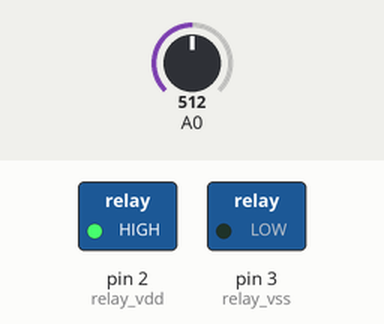
Simulated run of this sketch. Board: Arduino Uno, built with avr-gcc and run on an emulated ATmega328P. Parts: switched loads named in the sketch (green lamp = pin HIGH). Inputs (shaded band) come from the test bench; at power-on: A0 = 512. What the sketch prints to the serial monitor is not drawn.

Above: at 0.1 s.
Timing chart, 0 to 1.6 s (numbered marks = the images above):
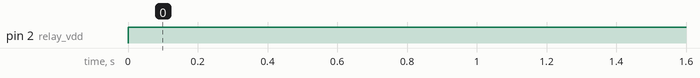

Measured:
- by itself, pin 2 (relay_vdd): LOW → HIGH at 0.00 s

The sketch:

conditional_if_from_analog_input_v3.ino
```cpp
// the setup routine runs once when you press reset:

int relay_vdd = 2;       // pin that the LED is attached to
int relay_vss = 3;   // an arbitrary threshold level that's in the range of the analog input
int switch_maxon_open = 8;
int switch_maxon_close = 9;


void setup() {
  pinMode(relay_vdd, OUTPUT);
  pinMode(relay_vss, OUTPUT);

  // initialize serial communication at 9600 bits per second:
  Serial.begin(9600);


}

// the loop routine runs over and over again forever:
void loop() {
  // read the input on analog pin 0:

  int sensorValue = analogRead(A0);
  // Convert the analog reading (which goes from 0 - 1023) to a voltage (0 - 5V):
  float voltage = sensorValue * (5.0 / 1023.0);

    digitalWrite(relay_vdd, HIGH);   // sets the LED on
    digitalWrite(relay_vss, LOW);   // sets the LED on


  if (voltage  > 3.1 && voltage < 4){
     digitalWrite(switch_maxon_close, LOW);   // sets the LED on
  digitalWrite(switch_maxon_open, HIGH);   // sets the LED on


  }
  else if (voltage  > 2.1 && voltage < 3){
    digitalWrite(switch_maxon_open, LOW);   // sets the LED on
    digitalWrite(switch_maxon_close, HIGH);   // sets the LED on
  }

  else {
    digitalWrite(switch_maxon_open, LOW);   // sets the LED on
    digitalWrite(switch_maxon_close, LOW);   // sets the LED on


  }


  // print out the value you read:
  Serial.println(voltage);
}
```
